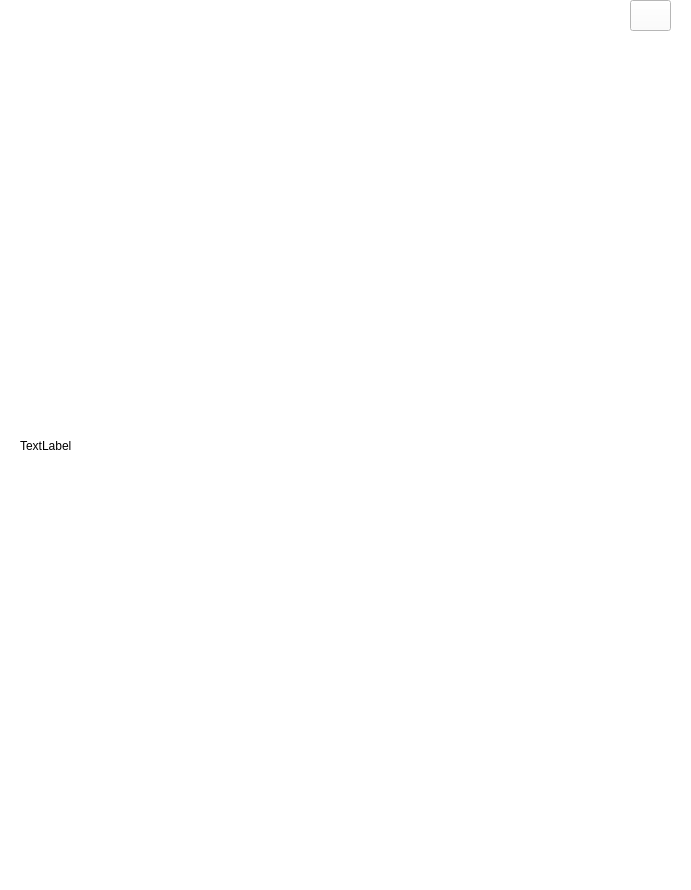
<?xml version="1.0" encoding="UTF-8"?>
<ui version="4.0">
 <class>certificat</class>
 <widget class="QMainWindow" name="certificat">
  <property name="geometry">
   <rect>
    <x>0</x>
    <y>0</y>
    <width>691</width>
    <height>890</height>
   </rect>
  </property>
  <property name="windowTitle">
   <string>MainWindow</string>
  </property>
  <property name="styleSheet">
   <string notr="true">background-color: rgb(255, 255, 255);</string>
  </property>
  <widget class="QWidget" name="centralwidget">
   <widget class="QLabel" name="label">
    <property name="geometry">
     <rect>
      <x>20</x>
      <y>60</y>
      <width>651</width>
      <height>771</height>
     </rect>
    </property>
    <property name="styleSheet">
     <string notr="true">border-image: url(:/img/img/crt.png);</string>
    </property>
    <property name="text">
     <string>TextLabel</string>
    </property>
   </widget>
   <widget class="QPushButton" name="back">
    <property name="geometry">
     <rect>
      <x>630</x>
      <y>0</y>
      <width>41</width>
      <height>31</height>
     </rect>
    </property>
    <property name="styleSheet">
     <string notr="true">border-image: url(:/img/img/bc-r.png);</string>
    </property>
    <property name="text">
     <string/>
    </property>
   </widget>
  </widget>
  <widget class="QMenuBar" name="menubar">
   <property name="geometry">
    <rect>
     <x>0</x>
     <y>0</y>
     <width>691</width>
     <height>17</height>
    </rect>
   </property>
  </widget>
  <widget class="QStatusBar" name="statusbar"/>
 </widget>
 <resources/>
 <connections/>
</ui>
